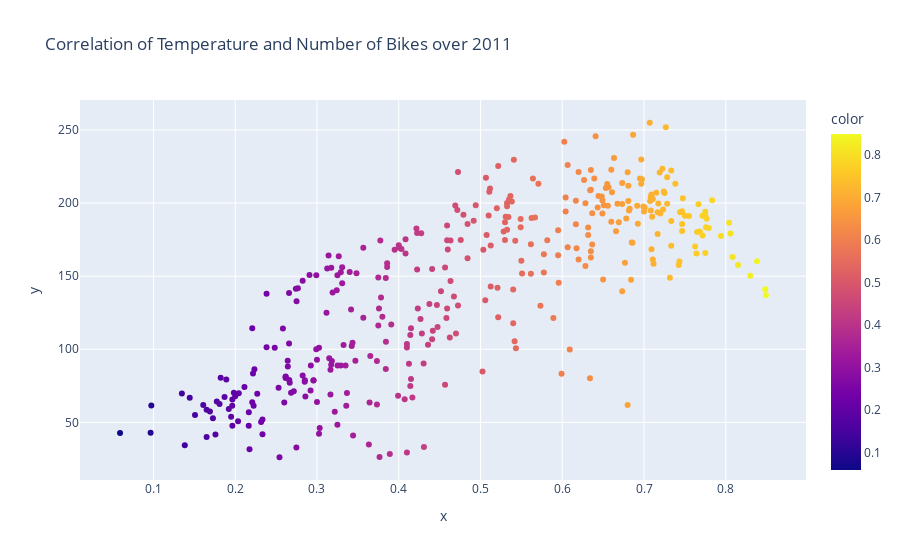

Notebook cell for this chart:
### Markdown cell above
Throughout the day, while the number of rentals remains more or less constant, it increases during rush hour. It will be interesting to investigate more on this trend and verify if there is a difference between workdays and weekends.

### Code cell
fig = px.scatter(x=df_date.loc[df_date.yr == 0]['temp'], y=df_date.loc[df_date.yr == 0]['cnt'],color =df_date.loc[df_date.yr == 0]['temp'],title='Correlation of Temperature and Number of Bikes over 2011 ')
fig.show()

### Figure 1 — Plotly figure (JSON) as saved in the notebook; plotly's stock layout.template omitted (floating-point values rounded to 4 significant figures; data arrays with more than 128 entries replaced by an {"elided": "..."} marker saying what was removed)
{"data": [{"hovertemplate": "x=%{x}<br>y=%{y}<br>color=%{marker.color}<extra></extra>", "legendgroup": "", "marker": {"color": {"elided": "365 float values"}, "coloraxis": "coloraxis", "symbol": "circle"}, "mode": "markers", "name": "", "orientation": "v", "showlegend": false, "type": "scatter", "x": {"elided": "365 float values"}, "xaxis": "x", "y": {"elided": "365 float values"}, "yaxis": "y"}], "layout": {"coloraxis": {"colorbar": {"title": {"text": "color"}}, "colorscale": [[0, "#0d0887"], [0.1111, "#46039f"], [0.2222, "#7201a8"], [0.3333, "#9c179e"], [0.4444, "#bd3786"], [0.5556, "#d8576b"], [0.6667, "#ed7953"], [0.7778, "#fb9f3a"], [0.8889, "#fdca26"], [1, "#f0f921"]]}, "legend": {"tracegroupgap": 0}, "title": {"text": "Correlation of Temperature and Number of Bikes over 2011 "}, "xaxis": {"anchor": "y", "domain": [0, 1], "title": {"text": "x"}}, "yaxis": {"anchor": "x", "domain": [0, 1], "title": {"text": "y"}}}}
